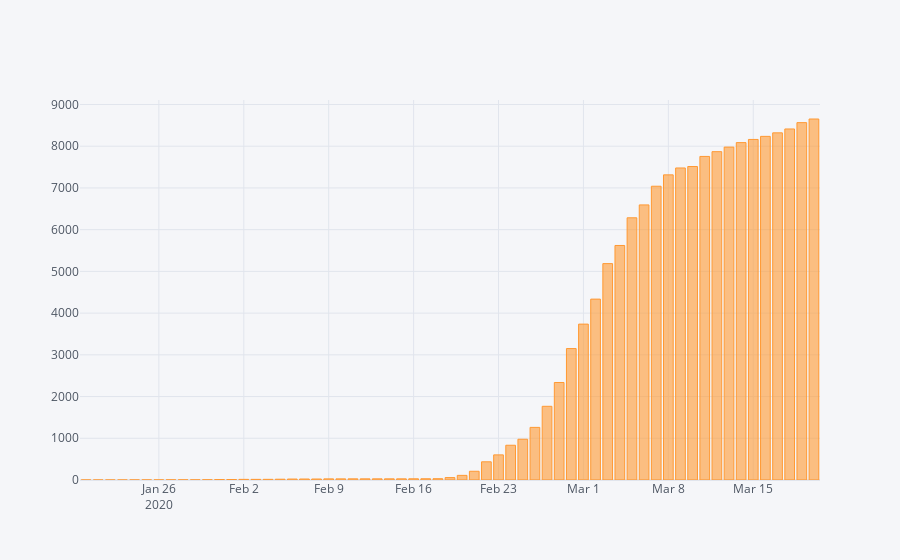

Notebook source saved alongside this figure:
### Code cell
dbd_Korea.iplot(kind='bar',x='Date',y='Total Cases')

### Figure 1 — Plotly figure (JSON) as saved in the notebook; plotly's stock layout.template omitted (floating-point values rounded to 4 significant figures)
{"data": [{"marker": {"color": "rgba(255, 153, 51, 0.6)", "line": {"color": "rgba(255, 153, 51, 1.0)", "width": 1}}, "name": "Total Cases", "orientation": "v", "text": "", "type": "bar", "x": ["2020-01-20", "2020-01-21", "2020-01-22", "2020-01-23", "2020-01-24", "2020-01-25", "2020-01-26", "2020-01-27", "2020-01-28", "2020-01-29", "2020-01-30", "2020-01-31", "2020-02-01", "2020-02-02", "2020-02-03", "2020-02-04", "2020-02-05", "2020-02-06", "2020-02-07", "2020-02-08", "2020-02-09", "2020-02-10", "2020-02-11", "2020-02-12", "2020-02-13", "2020-02-14", "2020-02-15", "2020-02-16", "2020-02-17", "2020-02-18", "2020-02-19", "2020-02-20", "2020-02-21", "2020-02-22", "2020-02-23", "2020-02-24", "2020-02-25", "2020-02-26", "2020-02-27", "2020-02-28", "2020-02-29", "2020-03-01", "2020-03-02", "2020-03-03", "2020-03-04", "2020-03-05", "2020-03-06", "2020-03-07", "2020-03-08", "2020-03-09", "2020-03-10", "2020-03-11", "2020-03-12", "2020-03-13", "2020-03-14", "2020-03-15", "2020-03-16", "2020-03-17", "2020-03-18", "2020-03-19", "2020-03-20"], "y": [1, 1, 1, 1, 2, 2, 3, 4, 4, 4, 6, 11, 12, 15, 15, 16, 19, 23, 24, 24, 27, 27, 28, 28, 28, 28, 28, 29, 30, 31, 58, 111, 209, 436, 602, 833, 977, 1261, 1766, 2337, 3150, 3736, 4335, 5186, 5621, 6284, 6593, 7041, 7313, 7478, 7513, 7755, 7869, 7979, 8086, 8162, 8236, 8320, 8413, 8565, 8652]}], "layout": {"legend": {"bgcolor": "#F5F6F9", "font": {"color": "#4D5663"}}, "paper_bgcolor": "#F5F6F9", "plot_bgcolor": "#F5F6F9", "title": {"font": {"color": "#4D5663"}}, "xaxis": {"gridcolor": "#E1E5ED", "showgrid": true, "tickfont": {"color": "#4D5663"}, "title": {"font": {"color": "#4D5663"}, "text": ""}, "zerolinecolor": "#E1E5ED"}, "yaxis": {"gridcolor": "#E1E5ED", "showgrid": true, "tickfont": {"color": "#4D5663"}, "title": {"font": {"color": "#4D5663"}, "text": ""}, "zerolinecolor": "#E1E5ED"}}}
